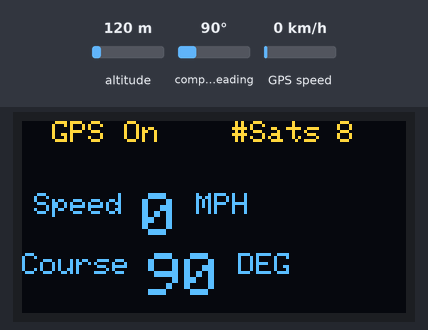
A sketch run on a simulated Arduino Mega 2560, built with avr-gcc and run on an emulated ATmega2560. Shown: 128×64 one-colour display. The test bench sets the inputs (shaded band); at power-on: compass heading 90°, GPS speed 0 km/h, altitude 120 m. The OLED is the two-colour kind (top 16 rows yellow); the display library's start-up logo is not drawn; the GPS gets a fix after 3 s at 37.7749, -122.4194 with 8 satellites.

Above: at 5.2 s.
5.3 s: compass heading set to 7°
At 6.5 s:
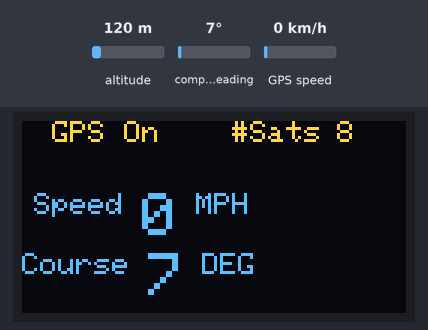
7.7 s: GPS speed set to 2 km/h
At 9.0 s:
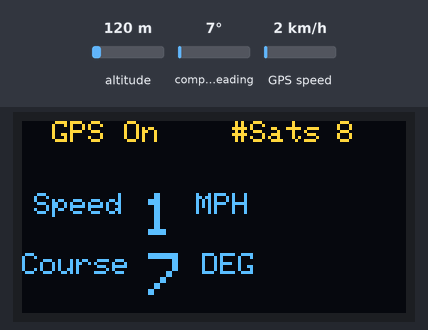
9.7 s: compass heading set to 90°
At 11.5 s:
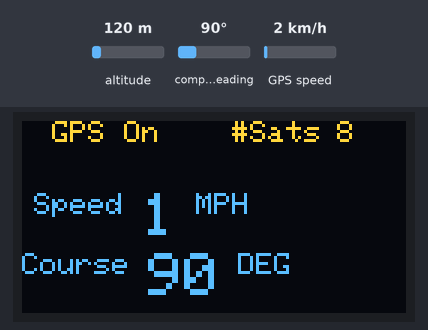
11.8 s: GPS speed set to 30 km/h
At 13.0 s:
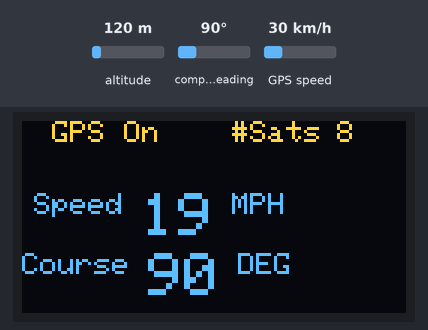
Timing chart, 0 to 14.8 s (numbered marks = the images above; inputs shaded):
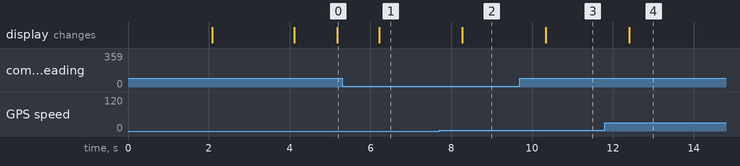

The sketch:

gps-test6.ino
```cpp
/******************************************************************************
  testing bn-220 gps on teensy lc with oled screen  10-feb-22
******************************************************************************/
#include <SPI.h>
#include <Wire.h>
#include <TinyGPS++.h> // TinyGPS++ library
#include <Adafruit_GFX.h>
#include <Adafruit_SSD1306.h>

#define OLED_RESET -1
Adafruit_SSD1306 display(OLED_RESET);

TinyGPSPlus tinyGPS; // TinyGPSPlus object

#define GPS_BAUD 9600 // GPS module baud rate. bn-220 = 9600.

#define gpsPort Serial1

#define SerialMonitor Serial

void setup()
{
  // by default, we'll generate the high voltage from the 3.3v line internally
  display.begin(SSD1306_SWITCHCAPVCC, 0x3C);
  SerialMonitor.begin(9600);
  gpsPort.begin(GPS_BAUD);
  display.display();
  delay(2000);
  // Clear the buffer.
  display.clearDisplay();
  display.setTextSize(1);
  display.setTextColor(WHITE);
  display.setCursor(15,0);
  display.println("GPS starting..!");
  display.display();
  delay(2000);
}

void loop()
{
  // print position, altitude, speed, time/date, and satellites:
  //printGPSInfo();
  printScrn();

  // "Smart delay" looks for GPS data while the Arduino's not doing anything else
  smartDelay(1000);
}

void printScrn(){
  display.clearDisplay();

  display.setTextSize(1);
  display.setCursor(10,0);
  display.print("GPS On    #Sats ");
  display.setCursor(105,0);
  display.print(tinyGPS.satellites.value());

  display.setCursor(4,24);
  display.print("Speed ");
  display.setTextSize(2);
  display.print(tinyGPS.speed.mph(),0);
  display.setTextSize(1);
  display.print(" MPH");

  display.setCursor(0,44);
  display.print("Course ");
  display.setTextSize(2);
  display.print(tinyGPS.course.deg(),0);
  display.setTextSize(1);
  display.print(" DEG");

  display.display();
}

void printGPSInfo()
{
  // Print latitude, longitude, altitude in feet, course, speed, date, time,
  // and the number of visible satellites.
  SerialMonitor.print("Lat: "); SerialMonitor.println(tinyGPS.location.lat(), 6);
  SerialMonitor.print("Long: "); SerialMonitor.println(tinyGPS.location.lng(), 6);
  SerialMonitor.print("Alt: "); SerialMonitor.println(tinyGPS.altitude.feet());
  SerialMonitor.print("Course: "); SerialMonitor.println(tinyGPS.course.deg());
  SerialMonitor.print("Speed: "); SerialMonitor.println(tinyGPS.speed.mph());
  SerialMonitor.print("Date: "); printDate();
  SerialMonitor.print("Time: "); printTime();
  SerialMonitor.print("Sats: "); SerialMonitor.println(tinyGPS.satellites.value());
  SerialMonitor.println();
}

// This custom version of delay() ensures that the tinyGPS object
// is being "fed". From the TinyGPS++ examples.
static void smartDelay(unsigned long ms)
{
  unsigned long start = millis();
  do
  {
    // If data has come in from the GPS module
    while (gpsPort.available())
      tinyGPS.encode(gpsPort.read()); // Send it to the encode function
    // tinyGPS.encode(char) continues to "load" the tinGPS object with new
    // data coming in from the GPS module. As full NMEA strings begin to come in
    // the tinyGPS library will be able to start parsing them for pertinent info
  } while (millis() - start < ms);
}

// printDate() formats the date into dd/mm/yy.
void printDate()
{
  SerialMonitor.print(tinyGPS.date.day());
  SerialMonitor.print("/");
  SerialMonitor.print(tinyGPS.date.month());
  SerialMonitor.print("/");
  SerialMonitor.println(tinyGPS.date.year());
}

// printTime() formats the time into "hh:mm:ss", and prints leading 0's
// where they're called for.
void printTime()
{
  SerialMonitor.print(tinyGPS.time.hour());
  SerialMonitor.print(":");
  if (tinyGPS.time.minute() < 10) SerialMonitor.print('0');
  SerialMonitor.print(tinyGPS.time.minute());
  SerialMonitor.print(":");
  if (tinyGPS.time.second() < 10) SerialMonitor.print('0');
  SerialMonitor.println(tinyGPS.time.second());
}
```

Measured:
- after the input at 5.3 s, the display: changes after 0.91 s (image 1)
- after the input at 7.7 s, the display: changes after 0.57 s (image 2)
- after the input at 9.7 s, the display: changes after 0.64 s (image 3)
- after the input at 11.8 s, the display: changes after 0.60 s (image 4)
